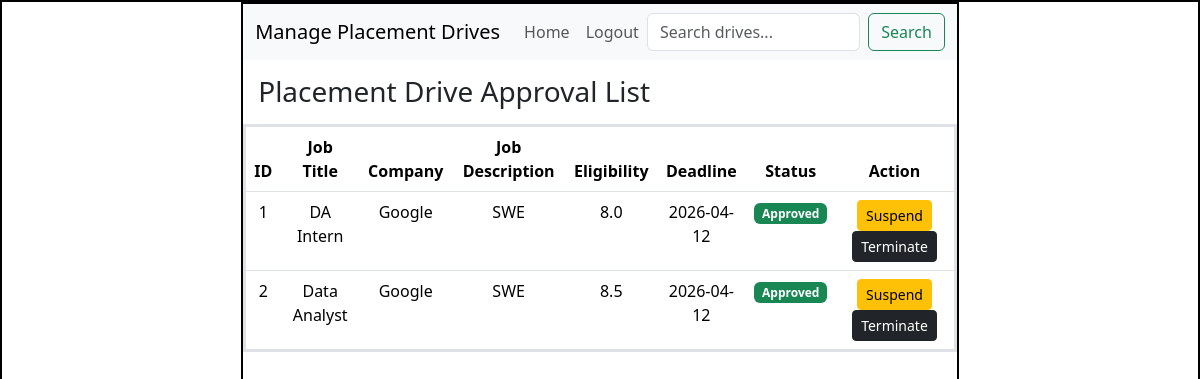
The page /admin/drives on the database its author committed.
### application/models.py (models this page shows)
class PlacementDrive(db.Model):
    __tablename__ = "placement_drive"   # ✅ IMPORTANT
    id = db.Column(db.Integer(), primary_key=True)
    company_id = db.Column(db.Integer(), db.ForeignKey('company.id'))
    job_title = db.Column(db.String(), nullable=False)
    description = db.Column(db.String())
    eligibility = db.Column(db.String())
    deadline = db.Column(db.Date)
    status = db.Column(db.String(), default='pending')

class Company(db.Model):
    __tablename__ = "company"
    id = db.Column(db.Integer(), primary_key=True)
    user_id = db.Column(db.Integer(), db.ForeignKey('user.id'))
    company_name = db.Column(db.String(), nullable=False)
    registration_no = db.Column(db.String(), unique=True)
    overview = db.Column(db.String())
    location = db.Column(db.String())
    services = db.Column(db.String())
    hr_contact = db.Column(db.String())
    website = db.Column(db.String())
    status = db.Column(db.String(), default='pending')

### application/controllers.py (the view)
@app.route("/admin/drives")
def admin_drives():
    drives = PlacementDrive.query.all()
    companies = {c.id: c for c in Company.query.all()}
    return render_template(
        "admin_drives.html",
        drives=drives,
        companies=companies)

### templates/admin_drives.html (shortened to what this page needs)
<!DOCTYPE html>
<html lang="en">
<head>
    <link rel="stylesheet" href="/static/style.css">
    <link href="https://cdn.jsdelivr.net/npm/bootstrap@5.3.8/dist/css/bootstrap.min.css" rel="stylesheet">
</head>
<body>
    <div id="main">
        <div id="canvas">
            <nav class="navbar navbar-expand-lg bg-body-tertiary">
                <div class="container-fluid">
                    <a class="navbar-brand">Manage Placement Drives</a>
                    <ul class="navbar-nav me-auto">
                        <li class="nav-item">
                            <a class="nav-link" href="/admin/dashboard">Home</a>
                        </li>
                        <li class="nav-item">
                            <a class="nav-link" href="/logout">Logout</a>
                        </li>
                    </ul>
                    <form class="d-flex ms-auto" method="GET" action="/admin/search">
                        <input class="form-control me-2"
                            type="search"
                            name="q"
                            placeholder="Search drives...">
                        <button class="btn btn-outline-success" type="submit">
                            Search
                        </button>
                    </form>
                </div>
            </nav>
            <div id="content">
                <h3 class="headings">Placement Drive Approval List</h3>
                <table class="table text-center border border-3">
                    <thead>
                        <tr>
                            <th>ID</th>
                            <th>Job Title</th>
                            <th>Company</th>
                            <th>Job Description</th>
                            <th>Eligibility</th>
                            <th>Deadline</th>
                            <th>Status</th>
                            <th>Action</th>
                        </tr>
                    </thead>
                    <tbody>
                        {% for d in drives %}
                        <tr>
                            <td>{{ d.id }}</td>
                            <td>{{ d.job_title }}</td>
                            <td>{{ companies[d.company_id].company_name }}</td>
                            <td>{{ d.description }}</td>
                            <td>{{ d.eligibility }}</td>
                            <td>{{ d.deadline }}</td>
                            <td>
                                {% if d.status == "approved" %}
                                    <span class="badge bg-success">Approved</span>
                                {% elif d.status == "rejected" %}
                                    <span class="badge bg-danger">Rejected</span>
                                {% elif d.status == "suspended" %}
                                    <span class="badge bg-warning">Suspended</span>
                                {% elif d.status == "terminated" %}
                                    <span class="badge bg-dark">Terminated</span>
                                {% else %}
                                    <span class="badge bg-secondary">Pending</span>
                                {% endif %}
                            </td>
                            <td>
                                {% if d.status == "pending" %}
                                    <a href="/admin/drive/update_status/{{ d.id }}/approved"
                                    class="btn btn-success btn-sm">Approve</a>
                                    <a href="/admin/drive/update_status/{{ d.id }}/rejected"
                                    class="btn btn-danger btn-sm">Reject</a>
                                    <a href="/admin/drive/delete/{{ d.id }}"
                                    class="btn btn-warning btn-sm">Delete</a>
                                {% elif d.status == "approved" %}
                                    <a href="/admin/drive/update_status/{{ d.id }}/suspended"
                                    class="btn btn-warning btn-sm">Suspend</a>
                                    <a href="/admin/drive/update_status/{{ d.id }}/terminated"
                                    class="btn btn-dark btn-sm">Terminate</a>
                                {% elif d.status == "suspended" %}
                                    <a href="/admin/drive/update_status/{{ d.id }}/approved"
                                    class="btn btn-success btn-sm">Resume</a>
                                    <a href="/admin/drive/update_status/{{ d.id }}/terminated"
                                    class="btn btn-dark btn-sm">Terminate</a>
                                {% elif d.status == "terminated" %}
                                    <a href="/admin/drive/update_status/{{ d.id }}/approved"
                                    class="btn btn-success btn-sm">Re-Activate</a>
                                    <a href="/admin/drive/delete/{{ d.id }}"
                                    class="btn btn-secondary btn-sm">Delete</a>
                                {% elif d.status == "rejected" %}
                                    <a href="/admin/drive/update_status/{{ d.id }}/approved"
                                    class="btn btn-success btn-sm">Approve</a>
                                    <a href="/admin/drive/delete/{{ d.id }}"
                                    class="btn btn-secondary btn-sm">Delete</a>
                                {% endif %}
                            </td>
                        </tr>
                        {% endfor %}
                    </tbody>
                </table>
            </div>
        </div>
    </div>
</body>
</html>

### static/style.css (style rules this page uses)
* { margin:0px; }
#main, #canvas { border: 2px solid black; }
#canvas { width:60%; height:780px; margin:auto; }
.headings { margin: 10px; padding: 5px; margin-top: 10px; }

### rows shown on the page
PlacementDrive: id "1", job_title "DA Intern", description "SWE", eligibility "8.0", deadline "2026-04-12", status "Approved"
Company: company_name "Google"
PlacementDrive: id "2", job_title "Data Analyst", description "SWE", eligibility "8.5", deadline "2026-04-12", status "Approved"
